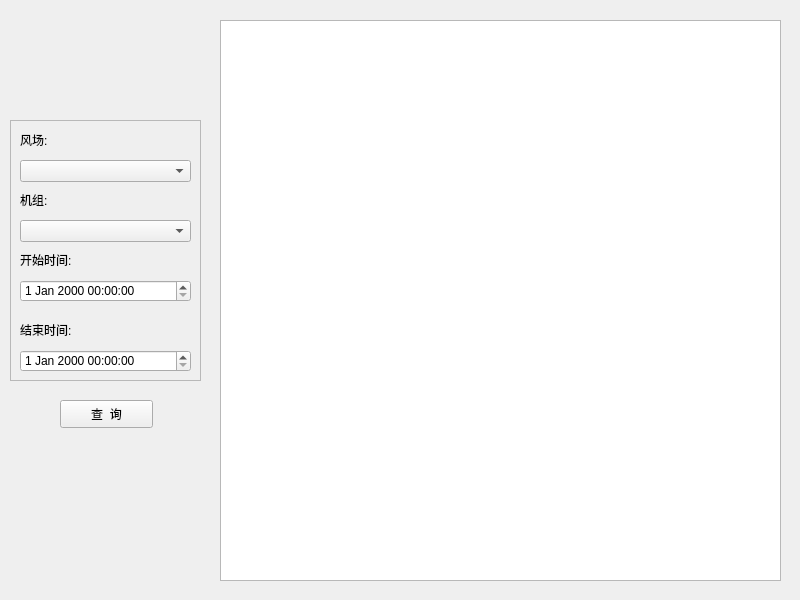
<?xml version="1.0" encoding="UTF-8"?>
<ui version="4.0">
 <class>Form_qua_com</class>
 <widget class="QWidget" name="Form_qua_com">
  <property name="geometry">
   <rect>
    <x>0</x>
    <y>0</y>
    <width>800</width>
    <height>600</height>
   </rect>
  </property>
  <property name="windowTitle">
   <string>通讯情况</string>
  </property>
  <widget class="QFrame" name="frame">
   <property name="geometry">
    <rect>
     <x>10</x>
     <y>120</y>
     <width>191</width>
     <height>261</height>
    </rect>
   </property>
   <property name="frameShape">
    <enum>QFrame::StyledPanel</enum>
   </property>
   <property name="frameShadow">
    <enum>QFrame::Raised</enum>
   </property>
   <widget class="QLabel" name="label_end_time_qua_com">
    <property name="geometry">
     <rect>
      <x>10</x>
      <y>200</y>
      <width>91</width>
      <height>20</height>
     </rect>
    </property>
    <property name="text">
     <string>结束时间:</string>
    </property>
   </widget>
   <widget class="QDateTimeEdit" name="dateTimeEdit_startdate_qua_com">
    <property name="geometry">
     <rect>
      <x>10</x>
      <y>160</y>
      <width>171</width>
      <height>22</height>
     </rect>
    </property>
   </widget>
   <widget class="QLabel" name="label_start_time_qua_com">
    <property name="geometry">
     <rect>
      <x>10</x>
      <y>130</y>
      <width>91</width>
      <height>20</height>
     </rect>
    </property>
    <property name="text">
     <string>开始时间:</string>
    </property>
   </widget>
   <widget class="QDateTimeEdit" name="dateTimeEdit_enddate_qua_com">
    <property name="geometry">
     <rect>
      <x>10</x>
      <y>230</y>
      <width>171</width>
      <height>22</height>
     </rect>
    </property>
   </widget>
   <widget class="QLabel" name="label_farm_qua_com">
    <property name="geometry">
     <rect>
      <x>10</x>
      <y>10</y>
      <width>91</width>
      <height>20</height>
     </rect>
    </property>
    <property name="text">
     <string>风场:</string>
    </property>
    <property name="alignment">
     <set>Qt::AlignLeading|Qt::AlignLeft|Qt::AlignVCenter</set>
    </property>
   </widget>
   <widget class="QComboBox" name="comboBox_wtgs_qua_com">
    <property name="geometry">
     <rect>
      <x>10</x>
      <y>100</y>
      <width>171</width>
      <height>22</height>
     </rect>
    </property>
   </widget>
   <widget class="QLabel" name="label_wtgs_qua_com">
    <property name="geometry">
     <rect>
      <x>10</x>
      <y>70</y>
      <width>91</width>
      <height>20</height>
     </rect>
    </property>
    <property name="text">
     <string>机组:</string>
    </property>
   </widget>
   <widget class="QComboBox" name="comboBox_farm_qua_com">
    <property name="geometry">
     <rect>
      <x>10</x>
      <y>40</y>
      <width>171</width>
      <height>22</height>
     </rect>
    </property>
   </widget>
  </widget>
  <widget class="QPushButton" name="queryButton_qua_com">
   <property name="geometry">
    <rect>
     <x>60</x>
     <y>400</y>
     <width>93</width>
     <height>28</height>
    </rect>
   </property>
   <property name="text">
    <string>查  询</string>
   </property>
  </widget>
  <widget class="QTableWidget" name="tableWidget_qua_com">
   <property name="geometry">
    <rect>
     <x>220</x>
     <y>20</y>
     <width>561</width>
     <height>561</height>
    </rect>
   </property>
  </widget>
 </widget>
 <resources/>
 <connections/>
</ui>
